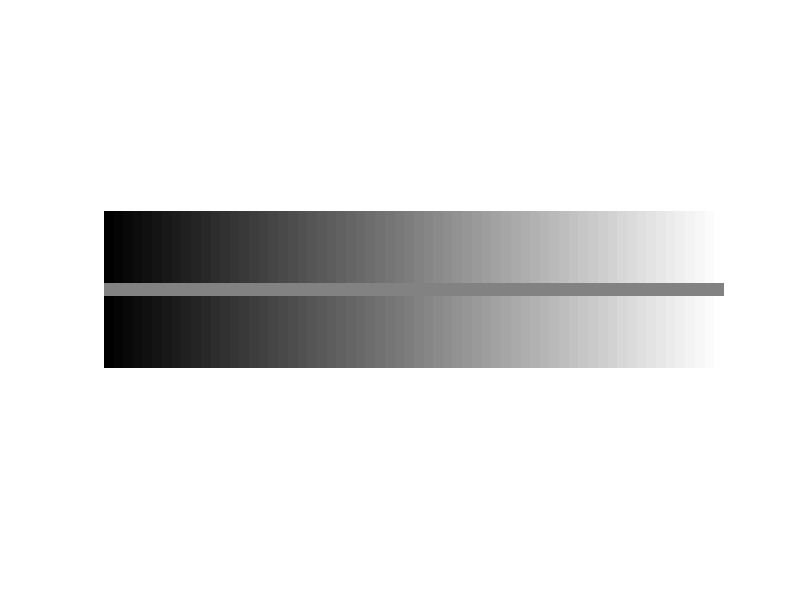

Reproduce this figure in MATLAB.
clear all, clc, close all;

% Parameters

Nlines = 512;
Ncols = 2014;

I = zeros(Nlines,Ncols);

increment = 1/Ncols;
sc = 0;

b1 = Nlines/2 - 20;
b2 = Nlines/2 + 20;

% for l = 1 : Nlines
%     sc = 0;
%     for c = 1 : Ncols
%         if l < b1
%             sc = sc + increment;
%             I(l,c) = sc;
%         elseif (l >= b1 & l <= b2)
%             I(l,c) = 0.5;
%         elseif l > b2
%             sc = sc + increment;
%             I(l,c) = sc;
%         end
%             
%     end
% end

% more efficient way:
for c = 1 : Ncols
    I(:,c) = c / Ncols;
end

I(b1:b2,:) = .5;

figure, imshow(I);